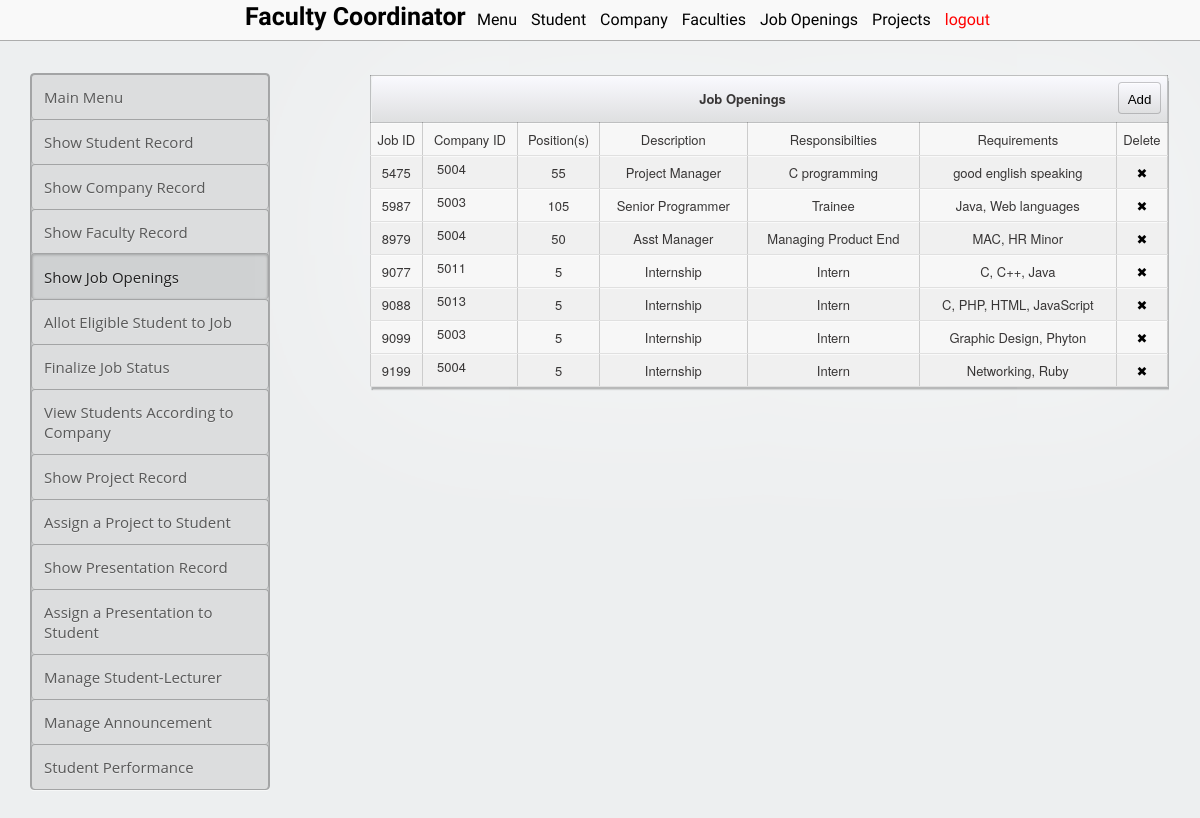
/coordinator/job_opening_show.php, run on the app's committed database.
### tables this page shows
CREATE TABLE `job_db` (
  `job_id` varchar(14) NOT NULL DEFAULT '',
  `company_id` varchar(14) DEFAULT NULL,
  `position` varchar(10) DEFAULT NULL,
  `description` varchar(64) DEFAULT NULL,
  `responsibilities` varchar(50) DEFAULT NULL,
  `requirements` varchar(50) DEFAULT NULL
);

### coordinator/job_opening_show.php (the view, shortened to what this page needs)
<?php
echo "
<!DOCTYPE html>
<html lang='en'>
<head>
    <link rel='stylesheet' href='../style_admin.css'>
    <link rel='stylesheet' href='../table.css'>
</head>
<body>
  <nav id='nav'>
    <ul>
        <div id='logo'>
            <b>Faculty Coordinator</b>
        </div>
        <li><a href='coordinator.php'>Menu</a></li>
        <li><a href='show_student.php'>Student </a></li>
        <li><a href='show_company.php'>Company</a></li>
        <li><a href='show_faculty.php'>Faculties</a></li>
        <li><a href='job_opening_show.php'>Job Openings</a></li>
        <li><a href='project_show.php'>Projects</a></li>
        <li align='right' ><a href='../logout.php' style='color:red;'>logout</a></li>
    </ul>
</nav>
<div id='main'>
    <div id='left'>
        <div id='sidebar'>
            <div class='menu'>
                <a href='coordinator.php'>
                    <div class='menu menu-item' id='student_tc'>
                        Main Menu
                    </div>
                </a>
                <a href='show_student.php'>
                    <div class='menu menu-item' id='student_tc'>
                        Show Student Record
                    </div>
                </a>
                <a href='show_company.php'>
                    <div class='menu menu-item' id='company_tc'>
                        Show Company Record
                    </div>
                </a>
                <a href='show_faculty.php'>
                    <div class='menu menu-item' id='faculty_tc'>
                        Show Faculty Record
                    </div>
                </a>
                <a href='job_opening_show.php'>
                    <div class='menu menu-item' id='company_tc' style='box-shadow: inset 0px 1px 3px rgba(0,0,0,0.2), inset 0 0 3px rgba(0,0,0,0.05);
                    color: #212121;
                    margin-top: -1px;
                    padding-top: 13px;
                    background: rgba(0,0,0,0.06);'>
                        Show Job Openings
                    </div>
                </a>
                <a href='prospect_status_edit.php'>
                    <div class='menu menu-item' id='faculty_tc'>
                        Allot Eligible Student to Job
                    </div>
                </a>
                <a href='company_response_status.php' >
                    <div class='menu menu-item' id='faculty_tc'>
                        Finalize Job Status
                    </div>
                </a>
                <a href='company_student_selected.php' >
                    <div class='menu menu-item' id='faculty_tc'>
                        View Students According to Company
                    </div>
                </a>
                <a href='project_show.php'>
                    <div class='menu menu-item' id='faculty_tc'>
                        Show Project Record
                    </div>
                </a>
                <a href='project_allot.php'>
                    <div class='menu menu-item' id='faculty_tc'>
                        Assign a Project to Student
                    </div>
                </a>
                <a href='presentation_show.php'>
                <div class='menu menu-item' id='faculty_tc'>
                    Show Presentation Record
                </div>
                </a>
                <a href='presentation_allot.php'>
                    <div class='menu menu-item' id='faculty_tc'>
                        Assign a Presentation to Student
                    </div>
                </a>
                <a href='fsvsupervisor_student_selected.php'>
                    <div class='menu menu-item' id='student_tc'>
                        Manage Student-Lecturer
                    </div>
                </a>
                <a href='announcement.php'>
                    <div class='menu menu-item' id='faculty_tc'>
                        Manage Announcement
                    </div>
                </a>
                <a href='marks.php'>
                    <div class='menu menu-item' id='faculty_tc'>
                        Student Performance
                    </div>
                </a>
            </div>
        </div>
    </div>
</div>
<div id='right'>
    <div class='table_container'>
        <div class='sub-table-container' >
            <table class='tc' >
                <thead>
                    <tr>
                        <th class='tpl-bar-breadcrumbs' colspan='7'>Job Openings
                            <a href='job_opening_add.php' title='Add a Job Opening to record'><button class='edit-button' style='visibility:visible;width: 43px;height: 32px;line-height: 32px;margin: 5px;'>Add</button></a></th>
                        </tr>
                    </thead>
                    <tbody>
                        <tr class='row'>
                            <td class='item'>Job ID</td>
                            <td class='item'>Company ID</td>
                            <td class='item'>Position(s)</td>
                            <td class='item'>Description</td>
                            <td class='item'>Responsibilties</td>
                            <td class='item'>Requirements</td>
                            <td class='item'>Delete</td>
                        </tr>";
                        require "../connection.php";
                        $str="select * from job_db;";
                        $result=mysqli_query($con, $str);
                        $x=1;
                        while($row=mysqli_fetch_array($result)) {
                            if($x==1) {
                                $x=0;
                                echo "<tr   class='row'>
                                <td class='item alter'>$row[0]</td>
                                <td class='item alter'>$row[1]<a href='job_opening_edit.php?job_id=$row[0]'><button class='edit-button' >Edit</button></a></td>
                                <td class='item alter'>$row[2]</td>
                                <td class='item alter'>$row[3]</td>
                                <td class='item alter'>$row[4]</td>
                                <td class='item alter'>$row[5]</td>
                                <td class='item alter'><a href='delete_record.php?file=job_opening_show.php&table=job_db&pkey_name=job_id&key=$row[0]' title='Delete this Job Opening from record'>✖</a></td>
                            </tr>";
                        }
                        else {
                            $x=1;
                            echo "<tr   class='row'>
                            <td class='item'>$row[0]</td>
                            <td class='item'>$row[1]<a href='job_opening_edit.php?job_id=$row[0]'><button class='edit-button' >Edit</button></a></td>
                            <td class='item'>$row[2]</td>
                            <td class='item'>$row[3]</td>
                            <td class='item'>$row[4]</td>
                            <td class='item'>$row[5]</td>
                            <td class='item'><a href='delete_record.php?file=job_opening_show.php&table=job_db&pkey_name=job_id&key=$row[0]' title='Delete this Job Opening from record'>✖</a></td>
                        </tr>";
                    }
                }
                echo "
            </tbody>
        </table>
    </div>
</div>
</div>
</div>
</body>
</html>";
?>

### style_admin.css (style rules this page uses)
body, html { margin: 0px auto; width: 100%; }
#nav { position: fixed; height: 40px; width: 100%; font-family: "open sans light", "Helvetica Neue", Helvetica, arial, sans-serif; background: #F9F9F9; border-bottom: 1px solid #ADADAD; text-align: center; }
li { display: inline-block; padding-left: 5px; padding-right: 5px; padding-top: 10px; padding-bottom: 10px; }
a { color: black; text-decoration: none; }
#nav li { text-decoration: none; color: #000000; }
#nav ul { margin-top: 0px; }
#logo { display: inline; font-size: 25px; text-align: left; }
#main { padding-top: 43px; width: '100%'; margin: 0 auto; }
#left { float: left; width: 25%; }
#right { float: right; width: 75%; }
#nav { z-index:50; }
#main { z-index: 5; }

### coordinator/job_opening_show.php (style rules this page uses)
body { font-family: 'open sans', 'Helvetica Neue', Helvetica, arial, sans-serif; background: #EDEFF0; }
.table_container table { width: 100%; }

### data on the page
job_db: job_id "5475", company "5004", position "55", description "Project Manager", responsibilities "C programming", requirements "good english speaking"
job_db: job_id "5987", company "5003", position "105", description "Senior Programmer", responsibilities "Trainee", requirements "Java, Web languages"
job_db: job_id "8979", company "5004", position "50", description "Asst Manager", responsibilities "Managing Product End", requirements "MAC, HR Minor"
job_db: job_id "9077", company "5011", position "5", description "Internship", responsibilities "Intern", requirements "C, C++, Java"
job_db: job_id "9088", company "5013", position "5", description "Internship", responsibilities "Intern", requirements "C, PHP, HTML, JavaScript"
job_db: job_id "9099", company "5003", position "5", description "Internship", responsibilities "Intern", requirements "Graphic Design, Phyton"
job_db: job_id "9199", company "5004", position "5", description "Internship", responsibilities "Intern", requirements "Networking, Ruby"
